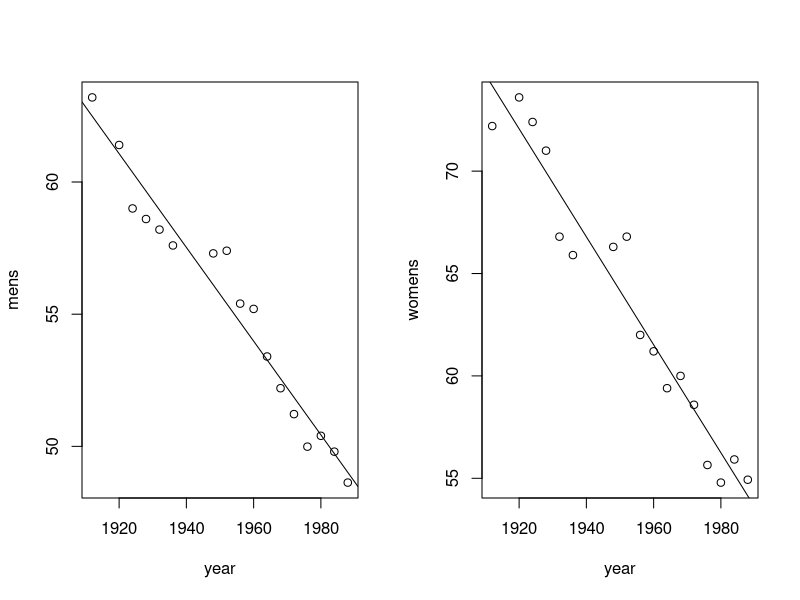

Source code (R):
## ---- chunk 1
knitr::opts_chunk$set(echo = TRUE)
## ---- chunk 2

year <- c(1912,1920,1924,1928,1932,1936,1948,1952,1956,1960,1964,1968,1972,1976,1980,1984,1988)
mens <- c(63.2,61.4,59,58.6,58.2,57.6,57.3,57.4,55.4,55.2,53.4,52.2,51.22,49.99,50.4,49.8,48.63)
womens <- c(72.2,73.6,72.4,71,66.8,65.9,66.3,66.8,62,61.2,59.4,60,58.59,55.65,54.79,55.92,54.93)
swim1 <- data.frame(year,mens,womens)
swim1
## ---- chunk 3
par(mfrow=c(1,2))
plot(year,mens)
m1 <- lm(mens~year, data = swim1)
abline(m1)
plot(year,womens)
m2 <- lm(womens~year, data = swim1)
abline(m2)
# summary(m2)

## ---- chunk 4
(2016*-0.26359)+ 578.15328 
## ---- chunk 5
swim2 <- data.frame(year[5:13],womens[5:13])
m3 <- lm(womens~year, data = swim2)
winningtimes <- data.frame(year=c(1976,1980,1984,1988))
predict(m3, winningtimes, interval = "confidence")
#predict(m3, winningtimes, interval = "prediction")
## ---- chunk 6
library(dplyr)
options(max.print = 7)
## ---- chunk 7
q5 <- starwars %>%
  select(species, mass, height) %>% 
  mutate(height.in = height*.39370079) %>%
  mutate(height.in.squared = height.in^2) %>%
  mutate(mass.lbs = mass*2.20462262) %>% 
  mutate(bmi = ((mass.lbs/height.in.squared)*703)) %>% 
  arrange(desc(bmi))
head(q5)
## ---- chunk 8
species <-  starwars %>%
 count(species, homeworld, sort = TRUE)
species
## ---- chunk 9

# What homeworld has the greatest % humans?
q1 <- starwars %>%
group_by(homeworld) %>%
add_tally(name = "total.individuals") %>%
arrange(desc(total.individuals)) %>%
filter(species == "Human") %>%
group_by(homeworld) %>%
add_tally(name = "humans") %>%
mutate(pct.human = humans/total.individuals) %>%
arrange(desc(pct.human)) %>%
select(homeworld, humans, total.individuals, pct.human) %>%
distinct(homeworld, .keep_all = T)

q1
